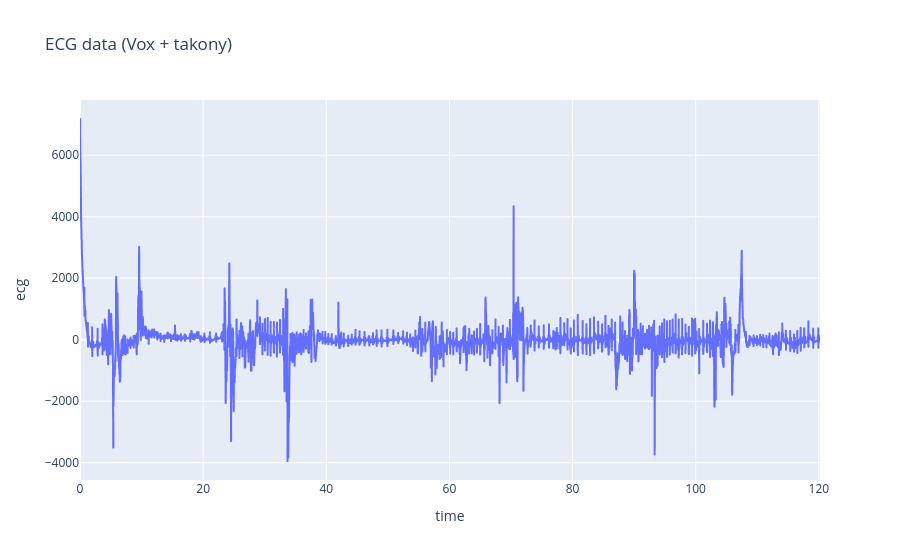

The code cell stored with this chart in its notebook:
### Code cell
px.line(ecg_data,
        x = "time",
        y = "ecg",
        title = "ECG data (Vox + takony)")

### Figure 1 — Plotly figure (JSON) as saved in the notebook; plotly's stock layout.template omitted (floating-point values rounded to 4 significant figures; data arrays with more than 128 entries replaced by an {"elided": "..."} marker saying what was removed)
{"data": [{"hovertemplate": "time=%{x}<br>ecg=%{y}<extra></extra>", "legendgroup": "", "line": {"color": "#636efa", "dash": "solid"}, "marker": {"symbol": "circle"}, "mode": "lines", "name": "", "showlegend": false, "type": "scattergl", "x": {"elided": "15622 float values"}, "xaxis": "x", "y": {"elided": "15622 int values"}, "yaxis": "y"}], "layout": {"legend": {"tracegroupgap": 0}, "title": {"text": "ECG data (Vox + takony)"}, "xaxis": {"anchor": "y", "domain": [0, 1], "title": {"text": "time"}}, "yaxis": {"anchor": "x", "domain": [0, 1], "title": {"text": "ecg"}}}}
